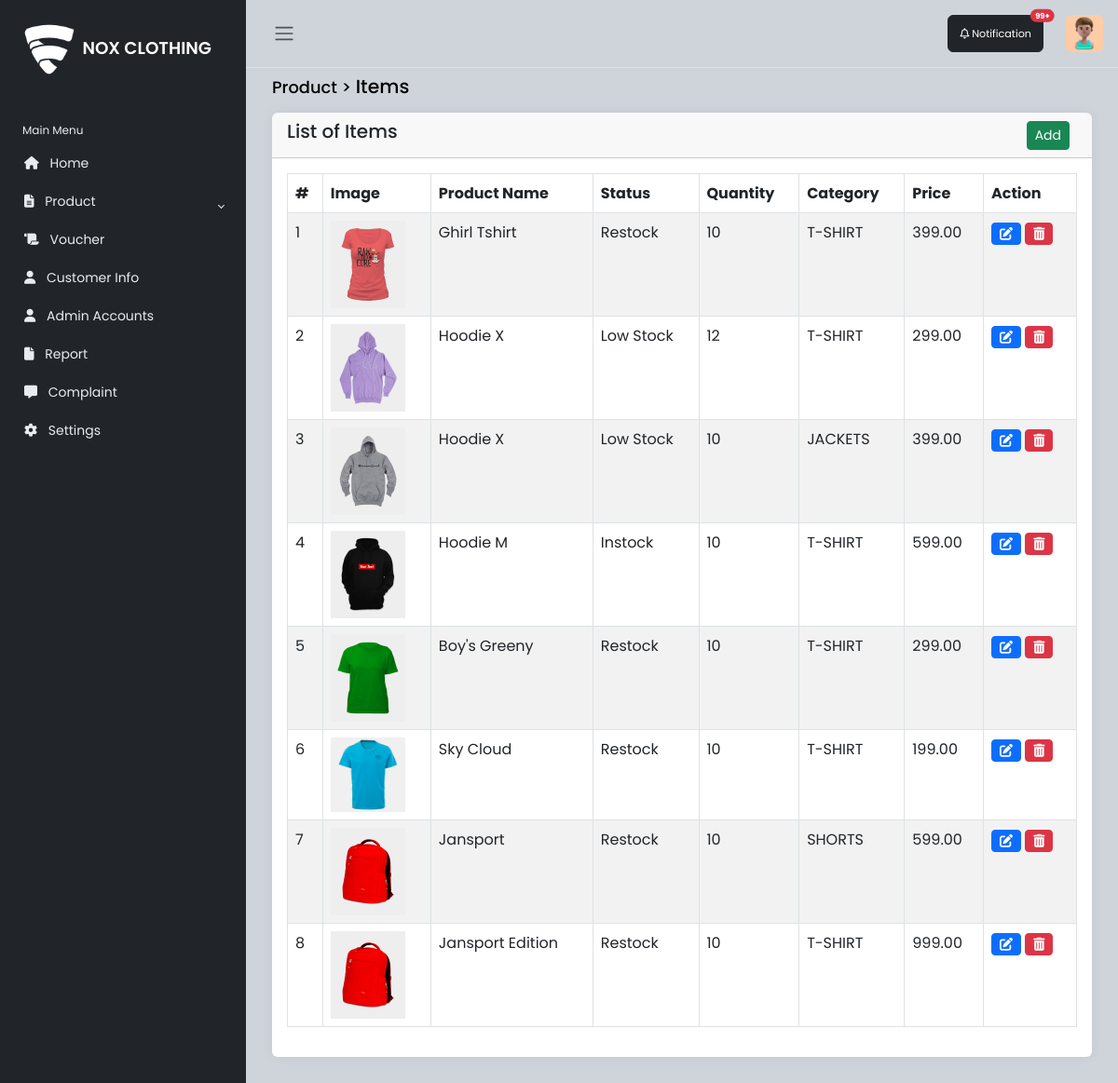
Page /admin/games.php (signed in) on the committed database.
### tables this page shows
CREATE TABLE `products` (
  `id` int(11) NOT NULL,
  `name_item` varchar(250) NOT NULL,
  `type` varchar(50) NOT NULL,
  `color` varchar(50) NOT NULL,
  `size` varchar(50) NOT NULL,
  `manufacturer` varchar(100) NOT NULL,
  `description` varchar(250) NOT NULL,
  `category` varchar(250) NOT NULL,
  `quantity` int(15) NOT NULL,
  `status` varchar(50) NOT NULL,
  `image_front` longblob NOT NULL,
  `image_back` longblob NOT NULL,
  `discount` decimal(5,2) NOT NULL,
  `price` decimal(10,2) NOT NULL,
  `date_insert` date NOT NULL DEFAULT current_timestamp()
);

### admin/games.php (the view, shortened to what this page needs)
<link rel="stylesheet" href="https://cdn.datatables.net/2.0.5/css/dataTables.bootstrap5.css">
    <?php include('sidebar.php'); ?>
    <main class="content px-3 py-2">
        <div class="container-fluid">
            <div class="mb-3">
                <h4><small>Product > </small>Items </h4>
            </div>
            <div class="card border-0">
            <div class="card-header d-flex justify-content-between align-items-center">
                    <h5 class="card-title">
                        List of Items
                    </h5>
                    <div class="d-flex justify-content-end align-items-center">
                        <button type="button" class="btn btn-success btn-sm me-2" data-bs-toggle="modal" data-bs-target="#addProductModal">Add</button>
                        </div>
                </div>
                <div class="card-body table-responsive">
                <table id="dataTable" class="table table-hover table-striped table-bordered">
                <thead>
                            <tr>
                                <th>#</th>
                                <th>Image</th>
                                <th>Product Name</th>
                                <th>Status</th>
                                <th>Quantity</th>
                                <th>Category</th>
                                <th>Price</th>
                                <th>Action</th>
                            </tr>
                        </thead>
                        <tbody>
        <?php
        $sql = "SELECT * FROM products";
        $result = mysqli_query($conn, $sql);
        if (mysqli_num_rows($result) > 0) {
            while($row = mysqli_fetch_assoc($result)) {
        ?>
        <tr>
            <td><?php echo $row['id']; ?></td>
            <td><?php if ($row['image_front'] != ""): ?>
                        <img src="uploads/<?php echo $row['image_front']; ?>" style="width: 80px;">
                      <?php else: ?>
                        <img src="uploads/default.jpg" style="width: 80px">
                      <?php endif; ?></td>
            <td><?php echo $row['name_item']; ?></td>
            <td><?php echo $row['status']; ?></td>
            <td><?php echo $row['quantity']; ?></td>
            <td><?php echo $row['category']; ?></td>
            <td><?php echo $row['price']; ?></td>
             <td>
            <button type="button" class="btn btn-primary btn-sm" data-bs-toggle="modal" data-bs-target="#editProductModal<?php echo $row['id']; ?>"><i class="fas fa-edit"></i></button>
            <button type="button" class="btn btn-danger btn-sm" data-bs-toggle="modal" data-bs-target="#deleteProductModal<?php echo $row['id']; ?>"><i class="fas fa-trash-alt"></i></button>
        </td>
        </tr>
        <?php
            }
        } else {
            echo "<tr><td colspan='6'>No games found</td></tr>";
        }
        ?>
    </tbody>
                    </table>
                </div>
            </div>
        </div>
    </main>

### admin/css/style.css (style rules this page uses)
body { font-family: 'Poppins', sans-serif; font-size: 0.875rem; opacity: 1; overflow-y: scroll; margin: 0; }
h4 { font-family: 'Poppins', sans-serif; font-size: 1.275rem; color: var(--bs-emphasis-color); }
.content { flex: 1; max-width: 100vw; width: 100vw; }
@media (min-width:768px) { .content { max-width: auto; width: auto; } }
.card { box-shadow: 0 0 .875rem 0 rgba(34, 46, 60, .05); margin-bottom: 24px; }

### rows in the picture
products: id "1", image_front (picture), name_item "Ghirl Tshirt", status "Restock", quantity "10", category "T-SHIRT", price "399.00"
products: id "2", image_front (picture), name_item "Hoodie X", status "Low Stock", quantity "12", category "T-SHIRT", price "299.00"
products: id "3", image_front (picture), name_item "Hoodie X", status "Low Stock", quantity "10", category "JACKETS", price "399.00"
products: id "4", image_front (picture), name_item "Hoodie M", status "Instock", quantity "10", category "T-SHIRT", price "599.00"
products: id "5", image_front (picture), name_item "Boy's Greeny", status "Restock", quantity "10", category "T-SHIRT", price "299.00"
products: id "6", image_front (picture), name_item "Sky Cloud", status "Restock", quantity "10", category "T-SHIRT", price "199.00"
products: id "7", image_front (picture), name_item "Jansport", status "Restock", quantity "10", category "SHORTS", price "599.00"
products: id "8", image_front (picture), name_item "Jansport Edition", status "Restock", quantity "10", category "T-SHIRT", price "999.00"
